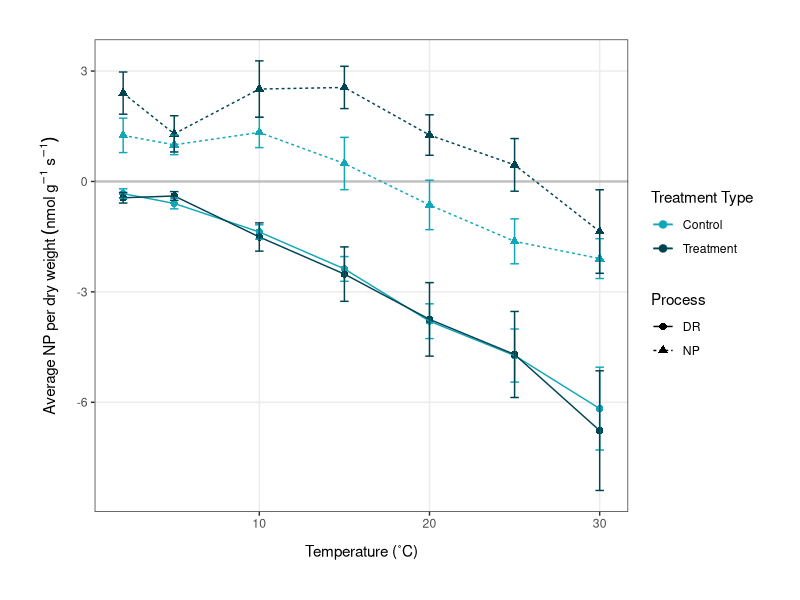
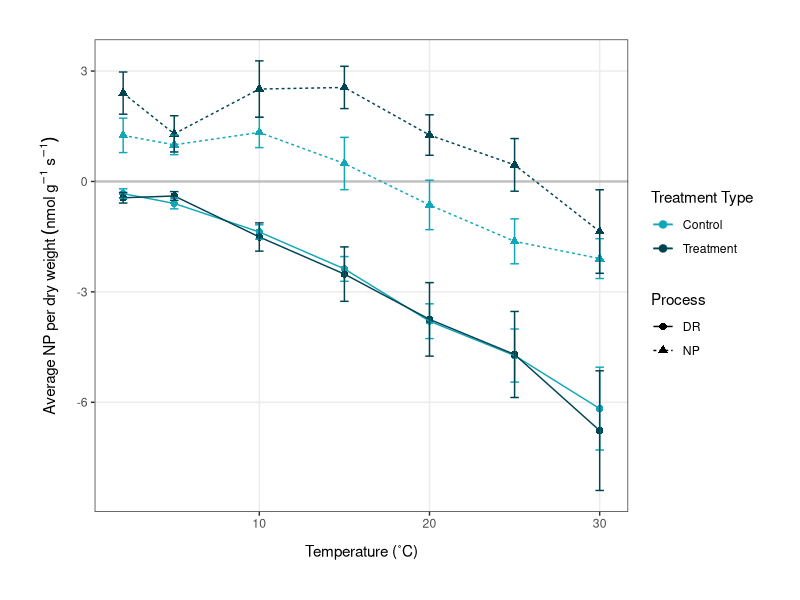

Here is the R script that generated these plots, in order: (Note: this script raises an error after producing the figures.)
# Plots for dissertation 
# Emma Gemal, s1758915@sms.ed.ac.uk
# University of Edinburgh 

### Library ----
library(tidyverse)

### Temperature Response Curves ----
avgdata <- read.csv("Data/np_dr_averages.csv", header = TRUE)
str(avgdata)

avgdata <- avgdata %>% 
              mutate(treatment_type = as.factor(treatment_type),
                     type = as.factor(type))
str(avgdata)

# plotting temperature response curves using dry weight  
(dw_plot <- ggplot(avgdata, aes(x = temp, y = avgDW, color = treatment_type)) +
              geom_hline(yintercept = 0, color = "grey", size = 0.8) +  # optional to keep              
              geom_point(aes(shape = type), size = 2.2) +
              geom_line(aes(linetype = type)) +
              ylab(label = expression(Average~NP~per~dry~weight~(nmol~g^-1~s^-1))) +
              xlab(label = "Temperature (˚C)") +              
              geom_errorbar(aes(ymin = avgDW-se_DW, ymax = avgDW+se_DW), width = 0.5) +
              theme_bw() +
              theme(axis.title.x = 
                      element_text(margin = margin(t = 10, r = 0, b = 0, l = 0)),
                    axis.title.y = 
                      element_text(margin = margin(t = 0, r = 10, b = 0, l = 0)),
                    panel.grid.minor = element_blank()) +
              theme(plot.margin = unit(c(1, 1, 1, 1), "cm")) + 
              scale_color_manual(values = c("#12A7B8", "#004452"),
                                 name = c("Treatment Type", "Process"),
                                 labels = c("Control", "Treatment")) +
              scale_linetype_discrete(name = c("Process", "Treatment Type")) +
              scale_shape_discrete(name = c("Process", "Treatment Type")))  

ggsave("Figures/diss_figures/t_response_DW.png", plot = dw_plot, 
       width = 6.5, height = 5.5, units = "in")

# plotting curves using chlorophyll content 
(chl_plot <- ggplot(avgdata, aes(x = temp, y = avgChl, color = treatment_type)) +
                geom_hline(yintercept = 0, color = "grey", size = 0.8) +  # optional to keep              
                geom_point(aes(shape = type), size = 2.2) +
                geom_line(aes(linetype = type)) +
                geom_errorbar(aes(ymin = avgChl-se_Chl, ymax = avgChl+se_Chl), width = 0.5) +
                ylab(label = 
                       expression(Average~NP~per~chlorophyll~content~(nmol~mg^-1~s^-1))) +
                xlab(label = "Temperature (˚C)") +              
                theme_bw() +
                theme(axis.title.x = 
                        element_text(margin = margin(t = 10, r = 0, b = 0, l = 0)),
                      axis.title.y = 
                        element_text(margin = margin(t = 0, r = 7, b = 0, l = 0)), 
                        panel.grid.minor = element_blank()) +
                theme(plot.margin = unit(c(1, 1, 1, 1), "cm")) + 
                scale_color_manual(values = c("#12A7B8", "#004452"),
                                   name = c("Treatment Type", "Process"),
                                   labels = c("Control", "Treatment")) +
                scale_linetype_discrete(name = c("Process", "Treatment Type")) +
                scale_shape_discrete(name = c("Process", "Treatment Type")) +
                scale_y_continuous(breaks = seq(-20, 10, 5)))

ggsave("Figures/diss_figures/t_response_chl.png", plot = chl_plot, 
      width = 6.5, height = 5.5, units = "in")


### Carbon Gain Efficiency ----
cgain <- read.csv("Data/c_gain_long.csv") 

str(cgain)

# making stacked plots of DR:NP 
(stacked_both <- ggplot(cgain, aes(x = temp, y = percent, fill = type)) +
                    geom_bar(position = "fill", stat = "identity") +
                    ylab(label = "Percentage of gross photosynthesis (%)") +
                    xlab(label = "Temperature (˚C)") +              
                    facet_wrap(~treatment_type, nrow = 1) +
                    theme_bw() +
                    theme(axis.title.x = 
                            element_text(margin = margin(t = 10, r = 0, b = 0, l = 0)),
                          axis.title.y = 
                            element_text(margin = margin(t = 0, r = 5, b = 0, l = 0))) +
                    theme(plot.margin = unit(c(1, 1, 1, 1), "cm"),
                          panel.spacing = unit(1, "cm")) + 
                    scale_fill_manual(values = c("#FF6D33", "#7A292A"),
                                      name = "Process") +  # could change the name 
                    scale_y_continuous(expand = expansion(mult = c(0, 0.01)),
                                       labels = scales::percent_format(suffix = "")))  # OR
               #    scale_y_continuous(expand = c(0,0)))

ggsave("Figures/diss_figures/c_gain_stacked2.png", plot = stacked_both, 
       width = 8, height = 5.5, units = "in")


### Acclimation Ratios ----
ratios <- read.csv("Data/acclimation_ratios.csv")

(ratio_plot <- ggplot(ratios, aes(x = temp, y = DWt.c)) +
                  geom_point(aes(color = type, shape = type), size = 2.5, alpha = 0.9) +
                  geom_hline(yintercept = 1, linetype = "dotted") +
                  ylab(label = "Acclimation ratio") +
                  xlab(label = "Temperature (˚C)") +
                  theme_bw() +
                  theme(axis.title.x = 
                          element_text(margin = margin(t = 10, r = 0, b = 0, l = 0)),
                        axis.title.y = 
                          element_text(margin = margin(t = 0, r = 10, b = 0, l = 0)),
                        panel.grid.minor = element_blank()) +
                  theme(plot.margin = unit(c(1, 1, 1, 1), "cm")) +
                  scale_color_manual(values = c("#FF6D33", "#7A292A"),
                                     name = "Process") +
                  scale_shape_discrete(name = "Process") + # can change the name
                  scale_y_continuous(limits = c(0, 6)))

ggsave("Figures/diss_figures/acclim_ratio_plot.png", plot = ratio_plot, 
       width = 6, height = 5.5, units = "in")


### Light Response Curves ----
light <- read.csv("Data/full_light_responses.csv") 
str(light)

# calculating averages, standard deviation and standard error
light_sum <- light %>% 
                group_by(Lcuv, treatment_type) %>% 
                summarise(avgCO2 = mean(CO2),
                          sdCO2 = sd(CO2)) %>% 
                mutate(seCO2 = sdCO2/sqrt(3)) %>% 
                na.omit()

# plotting the light response curves
(light_plots <- ggplot(light_sum, aes(x = Lcuv, y = avgCO2)) +
                  geom_hline(yintercept = 0, size = 0.5, linetype = "dotted") +               
                  geom_point(aes(color = treatment_type), size = 2.2) +
                  geom_line(aes(color = treatment_type)) +
                  geom_errorbar(aes(ymin = avgCO2-seCO2, ymax = avgCO2+seCO2, 
                                    color = treatment_type, width = 20), alpha = 0.8) + 
                  ylab(label = expression(paste(
                       "Average ", "\u0394", "CO"[2], " (rel. ppm)"))) +  # check units 
                  xlab(label = expression(paste(
                       "PPFD ", "(µmol ", "m"^-2, " s"^-1, ")"))) +
                  theme_bw() +
                  theme(panel.grid.minor = element_blank(),
                        axis.title.x = 
                          element_text(margin = margin(t = 10, r = 0, b = 0, l = 0))) +
                  theme(plot.margin = unit(c(1, 1, 1, 1), "cm")) +
                  scale_color_manual(values = c("#12A7B8", "#004452"),
                                     name = "Treatment Type",
                                     labels = c("Control", "Treatment"))) 

ggsave("Figures/diss_figures/light_response.png", plot = light_plots, 
       width = 7, height = 5.5, units = "in")


### Climate Data ----
climate <- read.csv("Data/climate_combo.csv")

# creating summary data 
sum_year <- climate %>% 
              group_by(year) %>% 
              summarise(avg_temp = mean(temp),
                        min_temp = min(temp),
                        max_temp = max(temp))

sum_year_long <- sum_year %>% 
                    pivot_longer(cols = c(2:4),
                                 names_to = "type",
                                 values_to = "temp")

# plotting the average, minimum and maximum temperature over time (by year) 
minor <- seq(2004, 2016, by = 4)   # making minor gridlines for the plot 

(temp_year <- ggplot(sum_year_long, aes(x = year, y = temp, 
                                        color = type, shape = type)) +
                geom_vline(xintercept = minor, color = "grey92") +                 
                geom_point(size = 2.5) +  
                geom_line(aes(group = type)) +
                geom_hline(yintercept = 0, linetype = "dashed") +
                ylab(label = "Temperature (˚C)") +
                xlab(label = "Year") +
                theme_bw() +
                theme(axis.text.x = element_text(angle = 60, hjust = 1),
                      panel.grid.minor = element_blank(),
                      panel.grid.major.x = element_blank(),
                      legend.title = element_blank(),
                      axis.title.x = 
                        element_text(margin = margin(t = 10, r = 0, b = 0, l = 0)),
                      axis.title.y = 
                        element_text(margin = margin(t = 0, r = 10, b = 0, l = 0))) +
                theme(plot.margin = unit(c(1, 1, 1, 1), "cm")) +
                scale_color_manual(values = c("#004452", "#B5BA4F", "#FF6D33"),
                                   labels = c("Mean", "Maximum", "Minimum")) + 
                scale_shape_discrete(labels = c("Mean", "Maximum", "Minimum")) +
                scale_x_continuous(n.breaks = 8))

ggsave("Figures/diss_figures/climate_plot_year.png", plot = temp_year, 
       width = 6.5, height = 5.5, units = "in")




### Old Code for Data Creation ----
#### creating c_gain_long.csv
cgain <- read.csv("c_gain_efficiency.csv")
# separating the control and treatment data 
control_dw <- cgain[cgain$treatment_type == "control", ]
treatment_dw <- cgain[cgain$treatment_type == "treatment", ]

# putting dark respiration and net photosynthesis values into a long column 
control_perc_long <- control_dw %>% 
  gather(type, percent, 5:6) %>% 
  mutate(type = case_when(type == "DRperc_DW" ~ "DR",
                          type == "NPperc_DW" ~ "NP"))
control_ratio_long <- control_dw %>% 
  gather(type, ratio, 3:4) %>% 
  mutate(type = case_when(type == "DRratio_DW" ~ "DR",
                          type == "NPratio_DW" ~ "NP"))
control_long_combo <- full_join(control_perc_long, control_ratio_long) %>% 
  dplyr::select(c("temp", "GP_DW", "treatment_type",
                  "type", "percent", "ratio"))

treatment_perc_long <- treatment_dw %>% 
  gather(type, percent, 5:6) %>% 
  mutate(type = case_when(type == "DRperc_DW" ~ "DR",
                          type == "NPperc_DW" ~ "NP"))
treatment_ratio_long <- treatment_dw %>% 
  gather(type, ratio, 3:4) %>% 
  mutate(type = case_when(type == "DRratio_DW" ~ "DR",
                          type == "NPratio_DW" ~ "NP"))
treatment_long_combo <- full_join(treatment_perc_long, treatment_ratio_long) %>% 
  dplyr::select(c("temp", "GP_DW", "treatment_type",
                  "type", "percent", "ratio"))

# combining treatments for plotting
cgain_combo <- full_join(treatment_long_combo, control_long_combo)
write.csv(cgain_combo, "Data/c_gain_long.csv", row.names = FALSE) 



#### creating climate_combo.csv 
# loading the data
climate2011 <- read.csv("Data/climate_long_2011-2018.csv")
climate2004 <- read.csv("Data/climate_long_2004-2010.csv")

## Data manipulation for 2011-2018 
head(climate2011)
str(climate2011)
summary(climate2011)

climate2011 <- climate2011 %>% 
  na.omit() %>%   # removing NA's
  filter(rH > 0) %>%  # removing incorrect rH values 
  rename(year = Year,
         temp = Temp) %>%  # renaming columns (lowercase)
  mutate(VPD = as.numeric(VPD)) # changing VPD to numeric 
str(climate2011)

# adding season column
climate2011 <- climate2011 %>% 
  mutate(season = case_when(year == "2011" & month == "11" ~ "2011/12",
                            year == "2011" & month == "12" ~ "2011/12",
                            year == "2012" & month == "1" ~ "2011/12",
                            year == "2012" & month == "11" ~ "2012/13",
                            year == "2012" & month == "12" ~ "2012/13",
                            year == "2013" & month == "1" ~ "2012/13",
                            year == "2013" & month == "11" ~ "2013/14",
                            year == "2013" & month == "12" ~ "2013/14",
                            year == "2014" & month == "1" ~ "2013/14",
                            year == "2014" & month == "11" ~ "2014/15",
                            year == "2014" & month == "12" ~ "2014/15",
                            year == "2015" & month == "1" ~ "2014/15",
                            year == "2015" & month == "11" ~ "2015/16",
                            year == "2015" & month == "12" ~ "2015/16",
                            year == "2016" & month == "1" ~ "2015/16",
                            year == "2016" & month == "11" ~ "2016/17",
                            year == "2016" & month == "12" ~ "2016/17",
                            year == "2017" & month == "1" ~ "2016/17",
                            year == "2017" & month == "11" ~ "2017/18",
                            year == "2017" & month == "12" ~ "2017/18",
                            year == "2018" & month == "1" ~ "2017/18")) %>% 
  mutate(season = as.factor(season))

# removing 2012/13 season
climate2011 <- climate2011[!(climate2011$season == "2012/13"), ]

# fixing the time column to allow for easy change to POSIX class
climate2011 <- climate2011 %>% 
  mutate(real_time = case_when(time == 0 ~ "00:00",
                               time == 100 ~ "01:00",
                               time == 200 ~ "02:00",
                               time == 300 ~ "03:00",
                               time == 400 ~ "04:00",
                               time == 500 ~ "05:00",
                               time == 600 ~ "06:00",
                               time == 700 ~ "07:00",
                               time == 800 ~ "08:00",
                               time == 900 ~ "09:00",
                               time == 1000 ~ "10:00",
                               time == 1100 ~ "11:00",
                               time == 1200 ~ "12:00",
                               time == 1300 ~ "13:00",
                               time == 1400 ~ "14:00",
                               time == 1500 ~ "15:00",
                               time == 1600 ~ "16:00",
                               time == 1700 ~ "17:00",
                               time == 1800 ~ "18:00",
                               time == 1900 ~ "19:00",
                               time == 2000 ~ "20:00",
                               time == 2100 ~ "21:00",
                               time == 2200 ~ "22:00",
                               time == 2300 ~ "23:00"))

# creating date and date + time columns for time series plotting
climate2011 <- climate2011 %>% 
  unite("date", c("year", "month", "day"), remove = FALSE, sep = "-") %>% 
  unite("date_time", c("date", "real_time"), remove = FALSE, sep = " ") %>% 
  mutate(date = as.Date(date)) %>% 
  mutate(date_time = as.POSIXct(date_time, format = "%Y-%m-%d %H:%M"))
str(climate2011)

## Data manipulation for 2004-2010
head(climate2004)
str(climate2004)
summary(climate2004)

climate2004 <- climate2004 %>% 
  na.omit() %>%  # removing NA's
  mutate(date_time = as.POSIXct(date_time,   # changing to POSIX class
                                format = "%d/%m/%Y %H:%M")) 
str(climate2004)

# adding season column
climate2004$year <- format(climate2004$date_time, format = "%Y")
climate2004$month <- format(climate2004$date_time, format = "%m")
climate2004$day <- format(climate2004$date_time, format = "%d")

climate2004 <- climate2004 %>% 
  mutate(season = case_when(year == "2004" & month == "11" ~ "2004/5",
                            year == "2004" & month == "12" ~ "2004/5",
                            year == "2005" & month == "1" ~ "2005/6",
                            year == "2005" & month == "11" ~ "2005/6",
                            year == "2005" & month == "12" ~ "2005/6",
                            year == "2006" & month == "1" ~ "2006/7",
                            year == "2006" & month == "11" ~ "2006/7",
                            year == "2006" & month == "12" ~ "2006/7",
                            year == "2007" & month == "1" ~ "2007/8",
                            year == "2007" & month == "11" ~ "2007/8",
                            year == "2007" & month == "12" ~ "2007/8",
                            year == "2008" & month == "1" ~ "2008/9",
                            year == "2008" & month == "11" ~ "2008/9",
                            year == "2008" & month == "12" ~ "2008/9",
                            year == "2009" & month == "1" ~ "2009/10",
                            year == "2009" & month == "11" ~ "2009/10",
                            year == "2009" & month == "12" ~ "2009/10",
                            year == "2010" & month == "1" ~ "2010/11",
                            year == "2010" & month == "11" ~ "2010/11",
                            year == "2010" & month == "12" ~ "2010/11")) %>% 
  mutate(season = as.factor(season))

## Combining data frames 
str(climate2011)
str(climate2004)

# making year and month integers for 'climate2004' 
climate2004 <- climate2004 %>% 
  mutate(year = as.integer(year)) %>% 
  mutate(month = as.integer(month)) %>% 
  mutate(day = as.integer(day))

combo <- full_join(climate2004, climate2011)

# removing unnecessary columns
combo <- combo %>% 
  dplyr::select(date_time, temp, rH, year, month, day, season)

write.csv(combo, "Data/climate_combo.csv", row.names = FALSE) 
